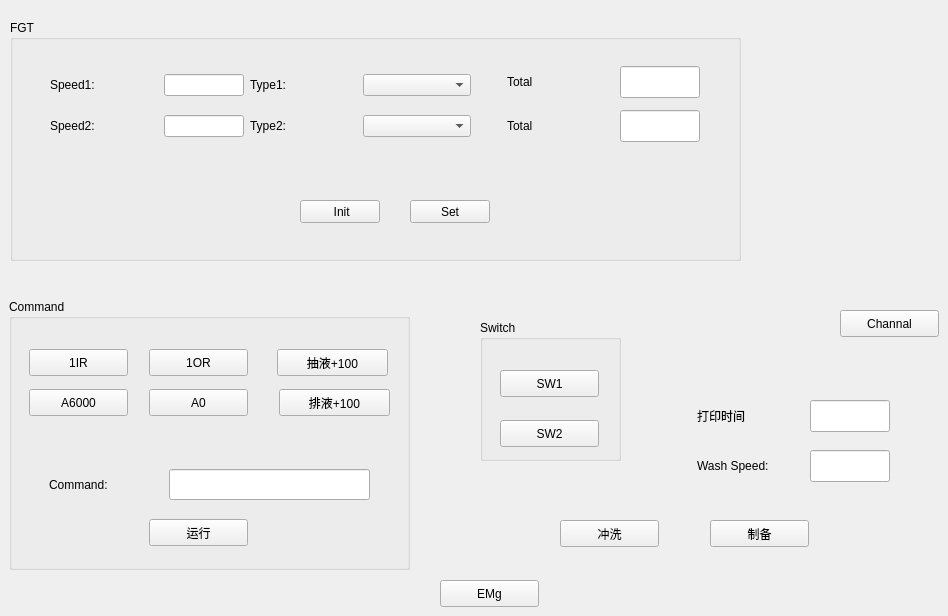
    <widget class="QWidget" name="fgt">
     <attribute name="title">
      <string>FGT</string>
     </attribute>
     <widget class="QGroupBox" name="groupBox_6">
      <property name="geometry">
       <rect>
        <x>10</x>
        <y>20</y>
        <width>731</width>
        <height>241</height>
       </rect>
      </property>
      <property name="title">
       <string>FGT</string>
      </property>
      <widget class="QPushButton" name="btnFgtSet">
       <property name="geometry">
        <rect>
         <x>400</x>
         <y>180</y>
         <width>80</width>
         <height>23</height>
        </rect>
       </property>
       <property name="text">
        <string>Set</string>
       </property>
      </widget>
      <widget class="QPushButton" name="btnFgtInit">
       <property name="geometry">
        <rect>
         <x>290</x>
         <y>180</y>
         <width>80</width>
         <height>23</height>
        </rect>
       </property>
       <property name="text">
        <string> Init</string>
       </property>
      </widget>
      <widget class="QWidget" name="layoutWidget">
       <property name="geometry">
        <rect>
         <x>40</x>
         <y>41</y>
         <width>421</width>
         <height>91</height>
        </rect>
       </property>
       <layout class="QGridLayout" name="gridLayout">
        <item row="0" column="0">
         <widget class="QLabel" name="label_5">
          <property name="text">
           <string>Speed1:</string>
          </property>
         </widget>
        </item>
        <item row="0" column="1">
         <widget class="QLineEdit" name="fgts1">
          <property name="maximumSize">
           <size>
            <width>80</width>
            <height>16777215</height>
           </size>
          </property>
         </widget>
        </item>
        <item row="0" column="2">
         <widget class="QLabel" name="label_3">
          <property name="text">
           <string>Type1:</string>
          </property>
         </widget>
        </item>
        <item row="0" column="3">
         <widget class="QComboBox" name="fgtType1"/>
        </item>
        <item row="1" column="0">
         <widget class="QLabel" name="label_6">
          <property name="text">
           <string>Speed2:</string>
          </property>
         </widget>
        </item>
        <item row="1" column="1">
         <widget class="QLineEdit" name="fgts2">
          <property name="maximumSize">
           <size>
            <width>80</width>
            <height>16777215</height>
           </size>
          </property>
         </widget>
        </item>
        <item row="1" column="2">
         <widget class="QLabel" name="label_4">
          <property name="text">
           <string>Type2:</string>
          </property>
         </widget>
        </item>
        <item row="1" column="3">
         <widget class="QComboBox" name="fgtType2"/>
        </item>
       </layout>
      </widget>
      <widget class="QLineEdit" name="fgtsT2">
       <property name="geometry">
        <rect>
         <x>610</x>
         <y>90</y>
         <width>80</width>
         <height>32</height>
        </rect>
       </property>
       <property name="maximumSize">
        <size>
         <width>80</width>
         <height>16777215</height>
        </size>
       </property>
      </widget>
      <widget class="QLineEdit" name="fgtsT1">
       <property name="geometry">
        <rect>
         <x>610</x>
         <y>46</y>
         <width>80</width>
         <height>32</height>
        </rect>
       </property>
       <property name="maximumSize">
        <size>
         <width>80</width>
         <height>16777215</height>
        </size>
       </property>
      </widget>
      <widget class="QLabel" name="label_24">
       <property name="geometry">
        <rect>
         <x>497</x>
         <y>90</y>
         <width>107</width>
         <height>32</height>
        </rect>
       </property>
       <property name="text">
        <string>Total</string>
       </property>
      </widget>
      <widget class="QLabel" name="label_25">
       <property name="geometry">
        <rect>
         <x>497</x>
         <y>46</y>
         <width>107</width>
         <height>32</height>
        </rect>
       </property>
       <property name="text">
        <string>Total</string>
       </property>
      </widget>
     </widget>
     <widget class="QGroupBox" name="groupBox_11">
      <property name="geometry">
       <rect>
        <x>9</x>
        <y>299</y>
        <width>401</width>
        <height>271</height>
       </rect>
      </property>
      <property name="title">
       <string>Command</string>
      </property>
      <widget class="QPushButton" name="btn1OR">
       <property name="geometry">
        <rect>
         <x>140</x>
         <y>50</y>
         <width>99</width>
         <height>27</height>
        </rect>
       </property>
       <property name="text">
        <string>1OR</string>
       </property>
      </widget>
      <widget class="QPushButton" name="btn1IR">
       <property name="geometry">
        <rect>
         <x>20</x>
         <y>50</y>
         <width>99</width>
         <height>27</height>
        </rect>
       </property>
       <property name="text">
        <string>1IR</string>
       </property>
      </widget>
      <widget class="QPushButton" name="btnA0">
       <property name="geometry">
        <rect>
         <x>140</x>
         <y>90</y>
         <width>99</width>
         <height>27</height>
        </rect>
       </property>
       <property name="text">
        <string>A0</string>
       </property>
      </widget>
      <widget class="QPushButton" name="btnA6000">
       <property name="geometry">
        <rect>
         <x>20</x>
         <y>90</y>
         <width>99</width>
         <height>27</height>
        </rect>
       </property>
       <property name="text">
        <string>A6000</string>
       </property>
      </widget>
      <widget class="QLineEdit" name="fgtCommand">
       <property name="geometry">
        <rect>
         <x>160</x>
         <y>170</y>
         <width>201</width>
         <height>31</height>
        </rect>
       </property>
       <property name="minimumSize">
        <size>
         <width>0</width>
         <height>30</height>
        </size>
       </property>
      </widget>
      <widget class="QPushButton" name="btnFgtRun">
       <property name="geometry">
        <rect>
         <x>140</x>
         <y>220</y>
         <width>99</width>
         <height>27</height>
        </rect>
       </property>
       <property name="text">
        <string>运行</string>
       </property>
      </widget>
      <widget class="QLabel" name="label_26">
       <property name="geometry">
        <rect>
         <x>40</x>
         <y>170</y>
         <width>107</width>
         <height>32</height>
        </rect>
       </property>
       <property name="text">
        <string>Command:</string>
       </property>
      </widget>
      <widget class="QPushButton" name="btn1P">
       <property name="geometry">
        <rect>
         <x>268</x>
         <y>50</y>
         <width>111</width>
         <height>27</height>
        </rect>
       </property>
       <property name="text">
        <string>抽液+100</string>
       </property>
      </widget>
      <widget class="QPushButton" name="btn1D">
       <property name="geometry">
        <rect>
         <x>270</x>
         <y>90</y>
         <width>111</width>
         <height>27</height>
        </rect>
       </property>
       <property name="text">
        <string>排液+100</string>
       </property>
      </widget>
     </widget>
     <widget class="QGroupBox" name="groupBox_13">
      <property name="geometry">
       <rect>
        <x>480</x>
        <y>320</y>
        <width>141</width>
        <height>141</height>
       </rect>
      </property>
      <property name="title">
       <string>Switch</string>
      </property>
      <widget class="QPushButton" name="btnSw1">
       <property name="geometry">
        <rect>
         <x>20</x>
         <y>50</y>
         <width>99</width>
         <height>27</height>
        </rect>
       </property>
       <property name="text">
        <string>SW1</string>
       </property>
      </widget>
      <widget class="QPushButton" name="btnSw2">
       <property name="geometry">
        <rect>
         <x>20</x>
         <y>100</y>
         <width>99</width>
         <height>27</height>
        </rect>
       </property>
       <property name="text">
        <string>SW2</string>
       </property>
      </widget>
     </widget>
     <widget class="QPushButton" name="btnChannal">
      <property name="geometry">
       <rect>
        <x>840</x>
        <y>310</y>
        <width>99</width>
        <height>27</height>
       </rect>
      </property>
      <property name="text">
       <string>Channal</string>
      </property>
     </widget>
     <widget class="QPushButton" name="btnFgtTest">
      <property name="geometry">
       <rect>
        <x>710</x>
        <y>520</y>
        <width>99</width>
        <height>27</height>
       </rect>
      </property>
      <property name="text">
       <string>制备</string>
      </property>
     </widget>
     <widget class="QPushButton" name="btnFgtWash">
      <property name="geometry">
       <rect>
        <x>560</x>
        <y>520</y>
        <width>99</width>
        <height>27</height>
       </rect>
      </property>
      <property name="text">
       <string>冲洗</string>
      </property>
     </widget>
     <widget class="QLineEdit" name="lineWashSpeed">
      <property name="geometry">
       <rect>
        <x>810</x>
        <y>450</y>
        <width>80</width>
        <height>32</height>
       </rect>
      </property>
      <property name="maximumSize">
       <size>
        <width>80</width>
        <height>16777215</height>
       </size>
      </property>
     </widget>
     <widget class="QLabel" name="label_12">
      <property name="geometry">
       <rect>
        <x>697</x>
        <y>450</y>
        <width>107</width>
        <height>32</height>
       </rect>
      </property>
      <property name="text">
       <string>Wash Speed:</string>
      </property>
     </widget>
     <widget class="QLineEdit" name="linePrintTime">
      <property name="geometry">
       <rect>
        <x>810</x>
        <y>400</y>
        <width>80</width>
        <height>32</height>
       </rect>
      </property>
      <property name="maximumSize">
       <size>
        <width>80</width>
        <height>16777215</height>
       </size>
      </property>
     </widget>
     <widget class="QLabel" name="label_13">
      <property name="geometry">
       <rect>
        <x>697</x>
        <y>400</y>
        <width>107</width>
        <height>32</height>
       </rect>
      </property>
      <property name="text">
       <string>打印时间</string>
      </property>
     </widget>
     <widget class="QPushButton" name="btnInjectEMg">
      <property name="geometry">
       <rect>
        <x>440</x>
        <y>580</y>
        <width>99</width>
        <height>27</height>
       </rect>
      </property>
      <property name="text">
       <string>EMg</string>
      </property>
     </widget>
     <zorder>btnFgtTest</zorder>
     <zorder>groupBox_6</zorder>
     <zorder>groupBox_11</zorder>
     <zorder>groupBox_13</zorder>
     <zorder>btnChannal</zorder>
     <zorder>btnFgtWash</zorder>
     <zorder>lineWashSpeed</zorder>
     <zorder>label_12</zorder>
     <zorder>linePrintTime</zorder>
     <zorder>label_13</zorder>
     <zorder>btnInjectEMg</zorder>
    </widget>
